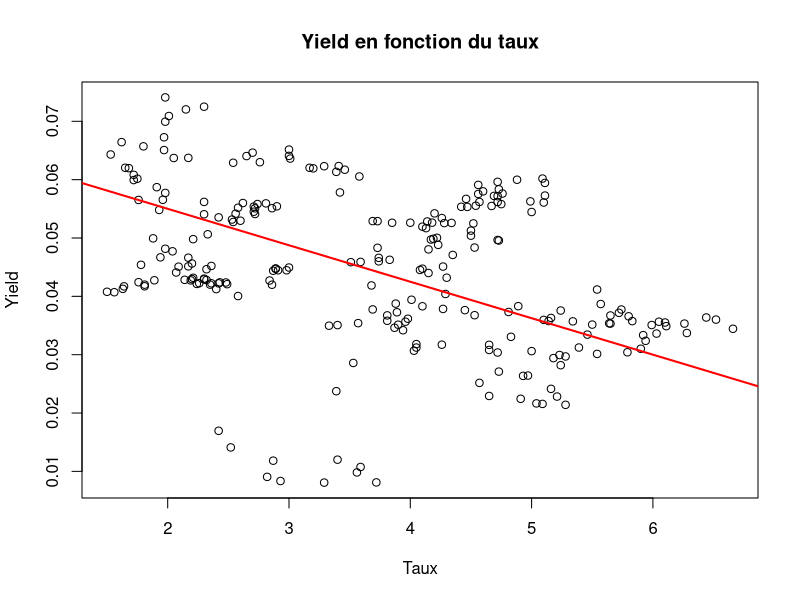
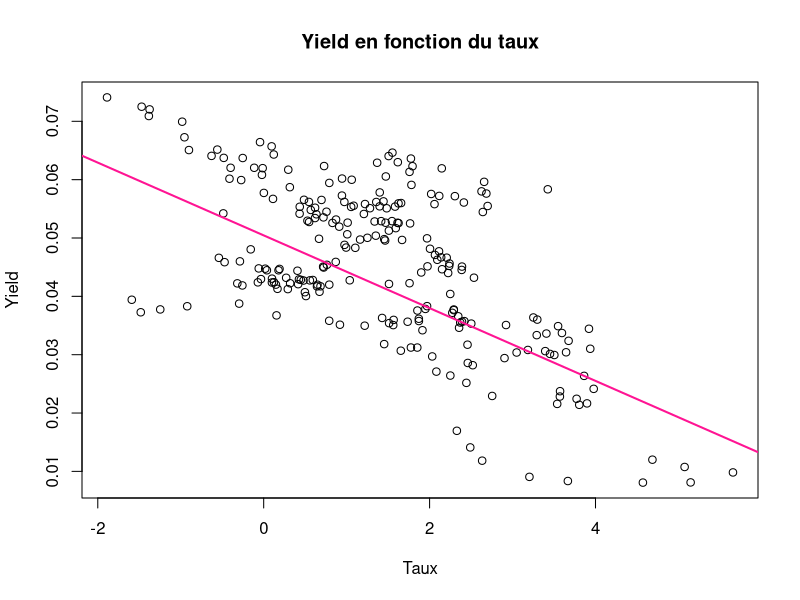
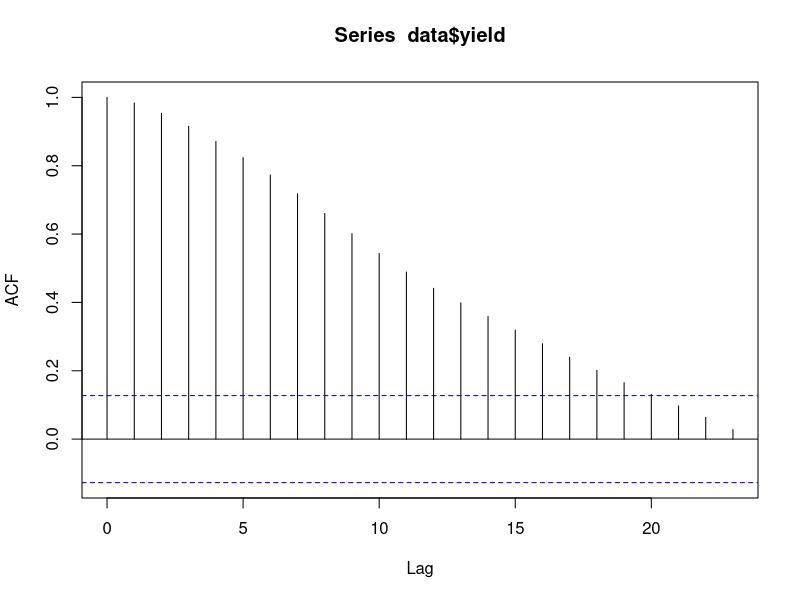
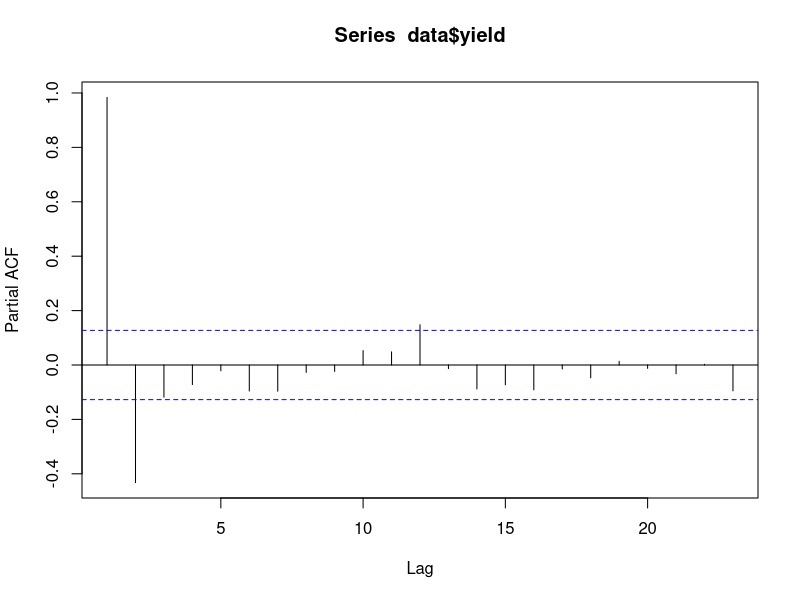
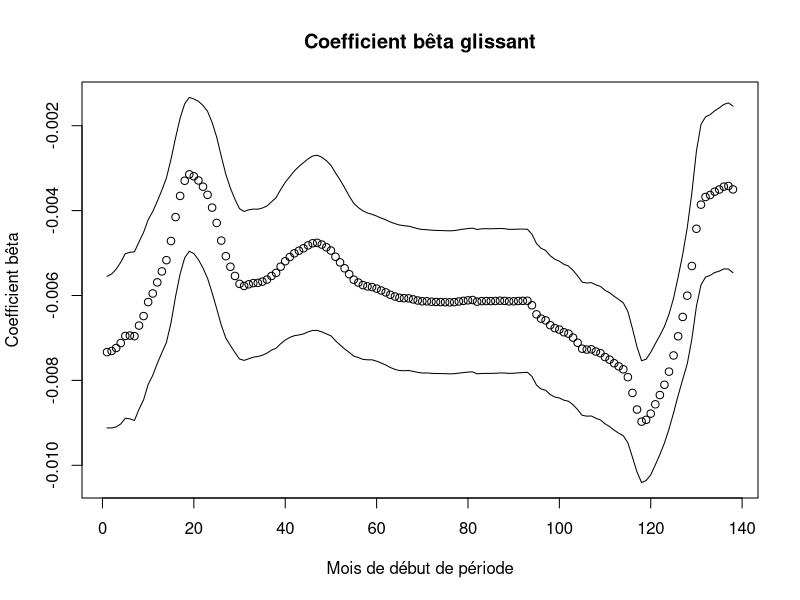
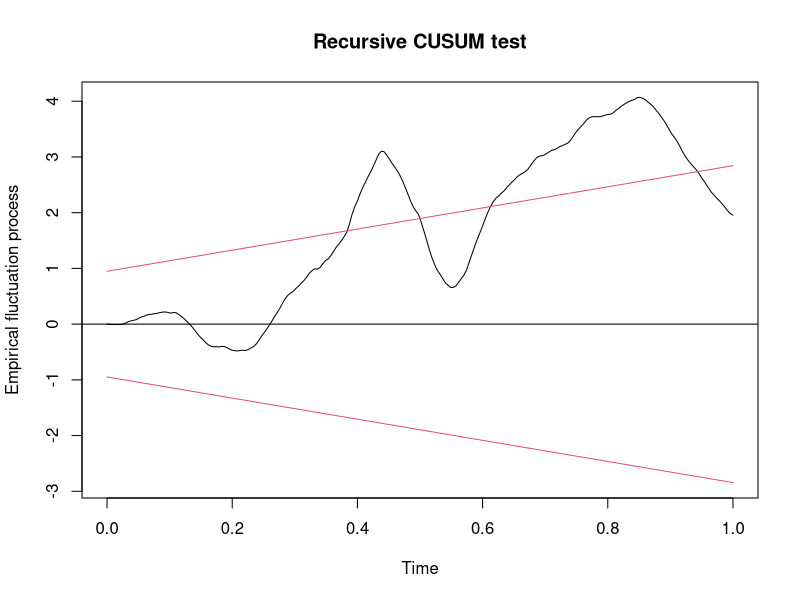

Generate these figures, in order, with R:
## ---- chunk 1
require(knitr)
opts_chunk$set(tidy.opts=list(width.cutoff=65), tidy=TRUE)

setwd("/Users/guillaumeshi/Desktop/OMA/SCH")
library("forecast")
library("strucchange")
library("data.table")
## ---- chunk 2
data <- fread("0219_td_centrale.csv", header=TRUE)
data$yield <- data$earnings / data$price

plot(data$rates, data$yield, xlab="Taux", ylab="Yield",
     main="Yield en fonction du taux")
abline(0.0675, -0.00625, col="red", lwd=2)
## ---- chunk 3
fit = lm(data$yield ~ data$rates)
summary(fit)
## ---- chunk 4
inflation = 100*(data$cpi[-(1:12)] / data$cpi[1:(length(data$cpi) - 12)] - 1)  # retrouver l'inflation à partir du CPI

data = data[-(1:12),]

data$inflation = inflation

data$real_rates = data$rates - data$inflation

fit2 = lm(data$yield ~ data$real_rates)

summary(fit2)

plot(data$real_rates, data$yield, xlab="Taux", ylab="Yield",
     main="Yield en fonction du taux")
abline(0.050445, -0.0062351, col="deeppink", lwd=2)
## ---- chunk 5
acf(data$yield)  # fonction d'autocorrélation

pacf(data$yield)  # fonction d'autocorrélation partielle
## ---- chunk 6
order_max = 4

order_p = c()
order_q = c()
aic = c()
bic = c()

for(p in 0:order_max){
  for(q in 0:order_max){
    order_p = c(order_p, p)
    order_q = c(order_q, q)
    model = arima(data$yield, order=c(p, 0, q))
    
    aic = c(aic, model$aic)
    bic = c(bic, BIC(model))
  }
}

arma_models = data.frame(order_p, order_q, aic, bic)

arma_models[which(arma_models$aic == min(arma_models$aic)),]  # modèle avec AIC minimal
arma_models[which(arma_models$bic == min(arma_models$bic)),]  # modèle avec BIC minimal
## ---- chunk 7
arima_data = auto.arima(data$yield, d=0, D=0)
mean(data$yield)

summary(arima_data)
## ---- chunk 8
sigma2 = arima_data$sigma2

prediction = predict(arima_data, n.ahead=3)

prediction_upper = prediction$pred + 1.96*sigma2  # intervalle de confiance à 95%
prediction_lower = prediction$pred - 1.96*sigma2

## ---- chunk 9
row1 = c("Observation", 0.04493882, NA)
row2 = c("Prédiction", 0.04510701, "[0.04509974,0.04511429]")
row3 = c("Prédiction", 0.04520995, "[0.04520267, 0.04521722]")
row4 = c("Prédiction", 0.04528877, "[0.04528150, 0.04529604]")
matrix = data.frame(rbind(row1, row2, row3, row4))
colnames(matrix) = c("Statut", "Valeur", "Intervalle de confiance à 95%")
rownames(matrix) = c("01/09/2018", "01/10/2018", "01/11/2018", "01/12/2018")
## ---- chunk 10
kable(matrix, caption="Résultats des prédictions du modèle ARMA(2,2) sur un horizon de trois périodes")
## ---- chunk 11
MAE_fit2 = mean(abs(fit2$residuals))
MAE_fit2
## ---- chunk 12
RMSE_fit2 = sqrt(mean(fit2$residuals^2))
RMSE_fit2
## ---- chunk 13
period_move = 1
period_length = 100

nperiods = (length(data$price) - period_length) %/% period_move

beta = c()
lower = c()
upper = c()

for(i in 0:nperiods){
    
    yields = data$yield[(i*period_move+1):(i*period_move + period_length)]
    real_rates = data$real_rates[(i*period_move+1):(i*period_move + period_length)]
    fit_i = lm(yields ~ real_rates)
    confidence = confint(fit_i)
    
    beta = c(beta, fit_i$coefficients[2])
    lower = c(lower, confidence[2,1])
    upper = c(upper, confidence[2,2])
}

plot(0:nperiods + 1, beta, ylim=c(min(lower), max(upper)), xlab="Mois de début de période",
     ylab="Coefficient bêta",
     main="Coefficient bêta glissant")
lines(upper)
lines(lower)
## ---- chunk 14
cusum_data = efp(data$yield ~ data$real_rates)
plot(cusum_data)

sctest = sctest(data$yield ~ data$real_rates)
sctest
